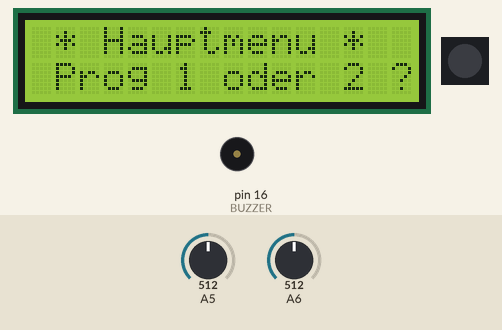
The sketch below on a simulated Arduino Uno, built with avr-gcc and run on an emulated ATmega328P. Shown: 16×2 character LCD, 1 RGB LEDs in strip order, left to right, buzzer (waves = sounding). The inputs (shaded band) are chosen by the test bench; at power-on: A6 = 512, A5 = 512.

Above: at 1.3 s.
1.4 s: A6 set to 159
2.9 s: A6 set to 140
At 3.63 s:
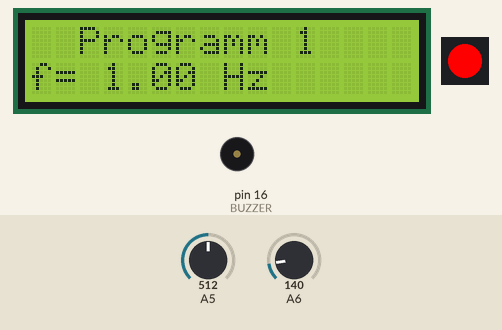
At 4.3 s:
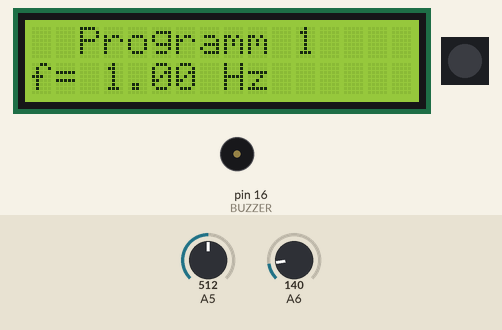
5.9 s: A6 set to 690
7.4 s: A6 set to 714
At 8.7 s:
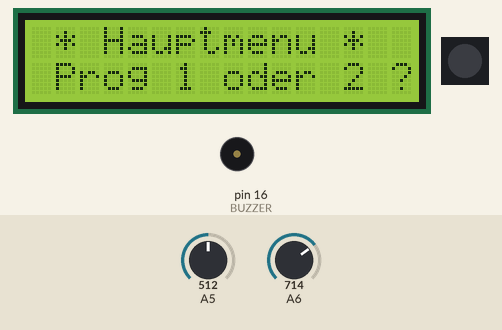
9.2 s: A6 set to 561
At 9.9 s:
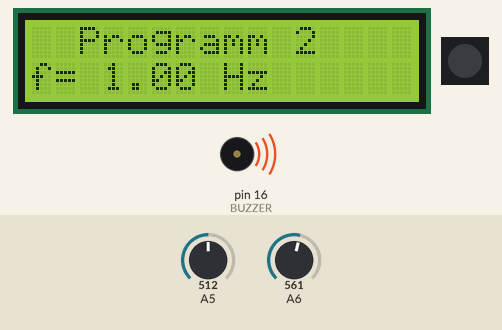
10.7 s: A6 set to 535
Timing chart, 0 to 13.2 s (numbered marks = the images above; inputs shaded):
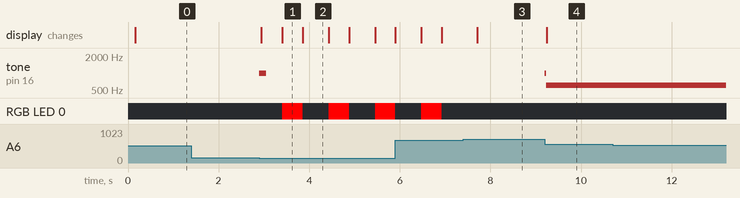

Measured:
- the behaviour switches between 150 and 149 on A6 (found by bisection; images 0 and 1)
- the behaviour switches between 700 and 701 on A6 (found by bisection; images 2 and 3)
- after the input at 1.4 s, every drawn part: stays the same
- after the input at 2.9 s, tone on pin 16 (BUZZER): silent → 1000 Hz at once, → silent 0.15 s later; RGB LED 0: alternates RGB(255, 0, 0) for 0.45 s and off for 0.58 s, starting after 0.51 s; the display: first changes after 0.05 s (image 1 shows a later state)
- after the input at 7.4 s, the display: changes after 0.31 s (image 3)
- after the input at 9.2 s, tone on pin 16 (BUZZER): silent → 1000 Hz after 0.00 s instead of 0.63 s; the display: changes at once (image 4)
- after the input at 10.7 s, every drawn part: stays the same
- what the display in image 1 shows lasts 0.5 s, from 3.4 s to 3.9 s
- what the display in image 2 shows lasts 0.5 s, from 3.9 s to 4.4 s

The sketch:

main.ino
```cpp
#include <TimerOne.h>
#include "JobController.h"
#include "Lightsensor.h"
#include "flank.h"
#include "keypoll.h"
#include "update_LCD.h"
#include "pulselight.h"
#include "audiotone.h"


char displaytext[34]  = "*Test 7890123456*BratWurst01234567";
const String txtp1    = "   Programm 1    f=               ";
const String txtp2    = "   Programm 2    f=               ";
const String txtmain  = "  * Hauptmenu *   Prog 1 oder 2 ? ";

JobController scheduler;
Lightsensor light;
Flank flank = Flank(30.0);
Pulselight pulselight;
Audiotone buzzer;
int m = 0;
bool runLedUpdater = false;


// Die auszuführenden Aktionen. Werden vom Scheduler immer ohne Argumente aufgerufen!
void exe1(){
  light.update();
  flank.calculate(light.data);
  Serial.print(flank.frequencyraw());
  Serial.print(",");
  Serial.println(flank.frequency());
  freqToDispText();
}

void exe2(){
    runLedUpdater = true;
}

void exe3(){
  // Tone
  buzzer.update(flank.frequency());
 // Serial.println(millis());
  }


void ISR_scheduler(void){
  scheduler.check();
}


void setup() {
  LCD_setup();
  txtmain.toCharArray(displaytext,34);
  pulselight.LED_setup();
  Timer1.initialize(1000);
  Timer1.attachInterrupt(ISR_scheduler); //
}

void p1(){
  // Setup
  txtp1.toCharArray(displaytext,34);

  // Jobs initialisieren: jobnr, cycleConfigPattern, Divider, dummie):
  // jobs sind nach init() automatisch aktiv, scheduler läuft aber noch nicht.
  // länger dauernde Jobs sollten eine höhere Nummer haben. Dann können sie im
  // gleichen pattern gestartet werden (nach den kurzen jobs), im nächsten Pattern
  // wird leer gelassen, kein Job läuft = Kontrollierte Überlappung.
  scheduler.init(0, 0b1000000000000000, 2, exe1);  // ca 30 Hz
  scheduler.init(1, 0b0000000010000000, 2, exe2);  // LED update
  scheduler.init(2, 0b0000000000000000, 99, exe3);
  Serial.println("Starting Program 1...");
  scheduler.enable();

// Loop
  bool runprog = true;
  while (runprog){
    update_LCD(displaytext);
    if (runLedUpdater) {
      runLedUpdater = false;
      m = pulselight.LED_setfq(flank.frequency());
      pulselight.LED_update(m);
      Serial.println(millis());
    }

    if (keypoll() == 3){
      wait(1);
      if (keypoll() == 3){
        runprog = false;
      }
    }
  }

 // Exit
  scheduler.disable();
  Serial.println("Mainmenu.");
  txtmain.toCharArray(displaytext,34);
  pulselight.LED_end();
  oneBeep();
}


void p2(){
  // Setup
  bool runprog = true;
  txtp2.toCharArray(displaytext,34);
  scheduler.init(0, 0b1000000000000000, 2, exe1);  // ca 30 Hz
  scheduler.init(1, 0b0000000000000000, 99, exe2);
  scheduler.init(2, 0b0100000000000000,  2, exe3);
  Serial.println("Starting Program 2...");
  scheduler.enable();

// Loop
  while (runprog){
    update_LCD(displaytext);

    if (keypoll() == 3){
      wait(1);
      if (keypoll() == 3){
        runprog = false;
      }
    }
  }

 // Exit
  scheduler.disable();
  Serial.println("Mainmenu.");
  txtmain.toCharArray(displaytext,34);
  buzzer.stop();
  oneBeep();
}

void oneBeep(){
  noTone(16);
  tone(16,1000,150);
}

void freqToDispText(){
  // setzt die Frequenz mit 2 Nachkommastellen in den Text ein
  double f = flank.frequency();
  String s = String(f, 2);
  s += " Hz ";
  for (int i = 0; i < s.length(); i++){
    displaytext[20+i] = s[i];
  }
}


void loop() {
  // put your main code here, to run repeatedly:
  switch (keypoll()){
    case 1:
      oneBeep();
      Serial.println("KEY 1");
      p1();
      break;
     case 2:
      oneBeep();
      Serial.println("KEY 2");
      p2();
      break;
     case 3:
      oneBeep();
  }
      update_LCD(displaytext);
}

void wait(int t){ //  "delay()" funktioniert innerhalb des ISR nicht.
  // dauert ca 1 ms:
  for (volatile int u = 0; u < 10; u++){
    for (volatile int v = 0; v < 100; v++){
      for (volatile int w = 0; w < t; w++){
          ;
      }
    }
  }
}
```

Job.cpp
```cpp
// Ein Job ist ein Teil des JobControllers.

#include <Arduino.h>
#include "Job.h"

Job::Job()
  {
    cycleConfigPattern = 0;
    jobEnabled = false;
    divider = 1;
    dividerCounter = 0;
  }


void Job::init(int cycleConfigPattern, int divider, void (*exe)()){
  this->cycleConfigPattern = cycleConfigPattern;
  this->divider = divider;
  this->exe = exe;
  jobEnabled = true;
}


void Job::stop(){
  jobEnabled = false;
}


void Job::start(){
  jobEnabled = true;
}


bool Job::now(int cycleCounter){
  // checken, ob bit an der Stelle "cylceCounter" gesetzt ist

  if (cycleCounter > 15) {return false;}
  uint8_t bit = (cycleConfigPattern >> cycleCounter) & 1;
  if ((bit == 1) && (jobEnabled == true)) {

    // Divider noch berücksichtigen:
    dividerCounter++;
    if (dividerCounter >= divider){
      dividerCounter = 0;
      return true;
    } else {
      return false;
    }

  } else {
    return false;
  }
}
```

Job.h
```cpp
#ifndef __JOB
#define __JOB
#include <Arduino.h>


class Job{
  public:
    Job();
    bool now(int cycleCounter);
    void stop();
    void start();
    void init(int cycleConfigPattern, int divider,void (*exe)());
    void (*exe)();

  private:
    int cycleConfigPattern;
    bool jobEnabled;
    int divider;
    int dividerCounter;
};

#endif
```

JobController.cpp
```cpp
// (C) joel koch 2017
// jobcontroller kontrolliert verschiedene jobs.
// die jobs können zeiltich in einem ablaufraster (bitmaske) mit divider konfiguriert werden
// die eigentliche auszuführende funktion wird über einen funciton pointer übergeben.
// der JobController besitzt eine check-methode, die zyklisch aufgerufen werden muss.
// aufrufintervall der check() methode zusammen mit den bitmasken und dividern ergeben die
// effektive job-aufruf-intervalle. Ein neuer Controller ist immer inaktiv. Neue Jobs immer aktiv.
// Wenn alle Jobs initialisiert sind, muss der Kontroller aktiviert werden mit .enable(); und danach
// über einen TimerInterrupt zyklisch aufgerufen werden über die .check() methode.


#include <Arduino.h>
#include "JobController.h"


void safeDeadMode(void){
  // stoppt alle Vorgänge, meldet über Serial den safe mode
  noInterrupts();

  while (true) {
    Serial.println("Safe dead mode entered.");
    for (volatile int i  = 0; i < 65000; i++) {;}
  }
}


JobController::JobController()
{
  // Neu erstellter Scheduler/JobController ist immer inaktiv!
  active = false;
  cycleCounter = 16;
  instances = 0;
}


void JobController::init(int jobnr, int cycleConfigPattern, int divider, void (*exe)()){
    jobs[jobnr].init(cycleConfigPattern, divider, exe);
}

void JobController::startjob(int jobnr)
{
  jobs[jobnr].start();
}

void JobController::stopjob(int jobnr)
{
  jobs[jobnr].stop();
}


void JobController::enable(){
  active = true;
}

void JobController::disable(){
  active = false;
}

void JobController::check(){
  if (active == false) {return;}
  if (cycleCounter < 1) {
    cycleCounter = 15;
  }else {
    --cycleCounter;
  }

  ++instances;
  if (instances > 1) {
    Serial.println("More than one instance running!");
    safeDeadMode();
  } else{
  //  Serial.print("Jobcontroller::check() called ");
  //  Serial.print(callcounter);
  //  Serial.print(" times. \n");
  }

  for (int jobnr = 0; jobnr < 4; jobnr++){
    if (jobs[jobnr].now(cycleCounter)) {
      jobs[jobnr].exe();
    }
  }

  --instances;
}
```

JobController.h
```cpp
#ifndef __JOBCONTROLLER
#define __JOBCONTROLLER
#include <Arduino.h>
#include "Job.h"

class JobController {

 public:
  JobController();
  void check();
  void stopjob(int jobnr);
  void startjob(int jobnr);
  void enable();
  void disable();
  void init(int jobnr, int cycleConfigPattern, int divider, void (*exe)());

 private:
  Job jobs[4];
  bool active;
  int cycleCounter;
  int instances;
};


#endif
```

Lightsensor.cpp
```cpp
#include <Arduino.h>
#include "Lightsensor.h"

/* Sensor Vorverarbeitung
Die letzten n Werte werden in einem Array gespeichert, da die Datenauswertung den Wertverlauf über eine Zeit benötigt. Zuerst wird as Array um eine Stelle kopiert, so dass der älteste Wert durch den zweitältesten Wert überschrieben wird etc. Der Sensor wird gelesen und der gelesene Wert geglättet und als neuester Wert ins Array geschrieben. Die Glättung erfolgt, indem nur ein Tei der Differenz zwischen dem letzten gespeicherten Wert im Array und dem aktuell gemessenen Wert addiert wird zum zuletzt gespeicherten Wert.
data[0] : aktuellster Wert.
data[size-1]: ältester Wert.
*/


Lightsensor::Lightsensor(){
	for (int  i = 0; i < LBUFFERSIZE; i++){
		data[i] = 127;
	}
}


void Lightsensor::update(){
	 static double precise_data0 = 127;                 // wegen filterung, damit der wert nicht "hängen" bleiben kann.
	 shiftdata();				                                // ein Sample schieben, damit Platz für neues
	 data[0] = (analogRead(5)>>2);                      //  value read from analog pin 5 (max 1024) durch 4 teilen --> uint8_t
   int delta = data[0] - data[1];
   precise_data0 = precise_data0 + FILTER_K * delta;
   data[0] = precise_data0;
}


void Lightsensor::shiftdata(){
	// kopiert die daten um ein sample. das älteste Sample wird vom zweitältesten überschrieben etc.
	int i = LBUFFERSIZE -1;
  while (i > 0) { // i = 0 geht nicht mehr: data[0] = data[-1] :-(
		data[i] = data[i-1];
    --i;
	}
}
```

Lightsensor.h
```cpp
#ifndef __LIGHTSENSOR1
#define __LIGHTSENSOR1
#include <Arduino.h>
#define LBUFFERSIZE 64
#define FILTER_K 0.4

class Lightsensor {
	public:
		Lightsensor();
		void update();
		uint8_t data[LBUFFERSIZE];

   private:
   void shiftdata();
};


 #endif
```

audiotone.cpp
```cpp
// macht den ton

#include <Arduino.h>
#include "Audiotone.h"
#define BUZZER 16//Buzzer is connected to D16 with Arduino


Audiotone::Audiotone(void){
	f=10000;
}

 Audiotone::~Audiotone(void){
	noTone(BUZZER);
}


void Audiotone::update(double lowfreq){
  double const stretch = 500;
  f = map(stretch*lowfreq, 0.5*stretch, 10*stretch, 200, 8000);
	tone(BUZZER, f);
 }


void Audiotone::stop(){
  noTone(BUZZER);
}
```

audiotone.h
```cpp
#ifndef __AUDIOTONE1
#define __AUDIOTONE1
#include <Arduino.h>


class Audiotone{
  public:
    Audiotone(void);
    ~Audiotone(void);
    void update(double lowfreq);
    void stop(void);
	  int f;

  private:

};

#endif
```

flank.cpp
```cpp
#include "flank.h"
#include <Arduino.h>
#define SCL_INDEX 0x00
#define SCL_TIME 0x01
#define SCL_FREQUENCY 0x02
#define DIR_UP 0x01
#define DIR_DOWN 0x02

void printArray(int8_t * v, char * title, uint8_t len){
  Serial.println(title);
    for (int i = 0; i < len; i++){
      Serial.println(v[i]);
    }
  Serial.print(title);
  Serial.print(" --- End ---\n");
}

Flank::Flank(double samplefrequency){
  freq = {1,1,1};
  quality = 0;
  fs = samplefrequency;
  clearTn();
}

double Flank::frequency(void){
  return(freq.processed);
}

double Flank::frequencyraw(void){
  return(freq.raw);
}


void Flank::printTn(){
   Serial.println("Tn-Array:");
    for (int k = 0; k<LBUFFERSIZE/2; k++){
      if (k == LBUFFERSIZE/4) {
        Serial.println("----------------");
      }
      Serial.println(tn[k]);
    }
}

void Flank::clearTn(){
  // So kann auch bei nur teilweise befülltem tn mit dem median gearbeitet werden. Ausser wenn nur ein tn wert befüllt ist...
  for (int i = 0; i < LBUFFERSIZE/2; i++){ // condition (i<BUFFERSIZE) überschreibt anderen speicher :-)
    tn[i] = LBUFFERSIZE-1;
    i++;
    tn[i] = 0;
  }
}

void Flank::findMedian(){
  // sortiere array nach Werten
  // verwirf den tiefsten wert
  // nimm vom rest die 3 zentralen werte [indizes 15,16,17]
  // bilde einen gewichtete mittelwert


  int size = LBUFFERSIZE/2;

  //void sort(int a[], int size) {
    for(int i=0; i<(size-1); i++) {
        for(int o=0; o<(size-(i+1)); o++) {
                if(tn[o] > tn[o+1]) {
                    int t = tn[o];
                    tn[o] = tn[o+1];
                    tn[o+1] = t;
                }
        }
    }
//Serial.println("SORTET --------------------->>>>>");
//printTn();
/*
Serial.print(tn[15]);
Serial.print(",");
Serial.print(tn[16]);
Serial.print(",");
Serial.print(tn[17]);
*/

double med = ( 0.5*(tn[15] + tn[17]) + tn[16]) / 2;
//freq.raw = med;
freq.raw = 0.5*fs/med;


/*
Serial.print("med 3xGEW = ");
Serial.println(med, 4);
Serial.print("fs = ");
Serial.println(fs);
Serial.print("detected frequency = ");
Serial.println(freq, 6);
*/

}

void Flank::calculate(int8_t * data){
 //  Serial.println(".calculate()");
  clearTn();
  quality = 0;
  //printTn();
  findFlanks(data);
  findExtrema(data);
  findMedian();
  quality =  quality / 64; // qualität ist immer tiefer bei tieferen frequenzen.

  Serial.println();
  Serial.print(quality, 6);
  Serial.print(",");
  Serial.print(freq.lastvalid);
  Serial.print(",");
  Serial.println(freq.processed);
  Serial.println();

 // Serial.println("tn afer computation:");
 // printTn();

  // erkannete Frequenz plausibel ?
  if ((freq.raw > 0.5) && (freq.raw < 15) && (quality > 0.15)) {
    // ja --> abhängig von der qualität nicht vollständig gewichten:
    freq.lastvalid = freq.lastvalid + quality * (freq.raw - freq.lastvalid);
  }

  // filtern
  freq.processed = freq.processed + KF_FILTER * (freq.lastvalid-freq.processed);
  //freq.processed = freq.raw;

}


void Flank::findFlanks(int8_t * v){
  /* suche nach wecheselnden flanken.
   * Schreibe die vergangenen Anzahl Bins n
   * zwischen den gefundenen Flanken in die
   * erste Hälfte des Arrays tn[].
  */

  //::printArray(v, "vdat:", 64);

  int k = 0;
  uint8_t dir = 0;      // Richtung undefiniert
  if (v[0] < 0) {
    dir = DIR_UP;
  } else {
    dir = DIR_DOWN;
  }

// vektor absuchen nach flanke bis vektor fertig oder bis 16 flanken gefunden.
  uint16_t bincounter = 0;
  for (int i = 1; (i < LBUFFERSIZE) && (k < (LBUFFERSIZE / 4)); i++){
/*
  Serial.println();
  Serial.print("Direction = ");
  Serial.print(dir);
  Serial.print("\t v[i],v[i-1] = \t");
  Serial.print(v[i]);
  Serial.print(",");
  Serial.print(v[i-1]);
  Serial.print("\tCheck:\t");
  */
    ++bincounter;
    if ( (dir == DIR_UP) && (v[i] > 0) && (v[i-1] <= 0) ){    // steigend durch Nullachse
        tn[k] = bincounter;
        ++k;
        bincounter = 0;
        dir = DIR_DOWN;
       // Serial.print("Case 1");

      } else if ( (dir == DIR_DOWN) && (v[i] <= 0) && (v[i-1] > 0) ){    // sinkend durch Nullachse
        tn[k] = bincounter;
        ++k;
        bincounter = 0;
        dir = DIR_UP;
      //  Serial.print("Case 2");
      } else{
      //  Serial.print("None");
      }
  }
  quality = k;  // anzahl erkannte flanken speichern
 }


void Flank::findExtrema(int8_t * v){
  /* suche nach Peaks Min Max.
   * Schreibe die vergangenen Anzahl Bins n
   * zwischen den gefundenen Peaks in die
   * zweite Hälfte des Arrays tn[].
   *  LHYSTERESYS muss eingehalten werden
   *
  */
  int k = LBUFFERSIZE/4;
  bool withinHysteresis = false;
  uint8_t dir = 0;      // Richtung undefiniert
  if (v[1] - v[0] > 0) {
    dir = DIR_UP;
  } else {
    dir = DIR_DOWN;
  }

//Serial.print("\n\n******************** FIND EXTREMA *************");
// vektor absuchen nach peaks bis vektor fertig oder bis 16 peaks gefunden.
  uint16_t bincounter = 0;
  int8_t delta = 0;
  for (int i = 1; (i < LBUFFERSIZE) && (k < (LBUFFERSIZE / 2)); i++){
    ++bincounter;
    delta = v[i] - v[i-1];

    if (k>LBUFFERSIZE/4){                                                   // Falls schon mind. ein Peak gefunden wurde
     /*   Serial.print("LastPeak v[tn[");
        Serial.print(k-1);
        Serial.print("]]=");
        Serial.print(v[tn[k-1]]);
        Serial.print("\t HIST=");
        Serial.print(LHYSTERESIS);
        Serial.print("\tv[i]=");
        Serial.println(v[i]);
*/

      if ( dir == DIR_UP ){
        if  (( v[tn[k-1]] + LHYSTERESIS < v[i] ) ){       // steigend hysterese verlassen
          withinHysteresis = false;
        //  Serial.println("hyscheck Case 1");
        }
        else {
          withinHysteresis = true;
         // Serial.println("hyscheck Case 2");
        }
      }
      else { // dir = down
        if  (( v[tn[k-1]] - LHYSTERESIS > v[i] ) ){      // sinkend hysterese verlassen
          withinHysteresis = false;
         // Serial.println("hyscheck Case 3");
        } else{
          withinHysteresis = true;
         // Serial.println("hyscheck Case 4");
        }
      }
    }

    /*
  Serial.print("[k]=");
  Serial.print(k);
  Serial.print("\tDirection = ");
  Serial.print(dir);
  Serial.print("\t v[i],v[i-1], delta = \t");
  Serial.print(v[i]);
  Serial.print(",");
  Serial.print(v[i-1]);
  Serial.print(",");
  Serial.print(delta);
  Serial.print("\tCheck:\t");
  */

    if ( (dir == DIR_UP) && (delta < 0) && (withinHysteresis == false)){    // wendepunkt oben gefunden
        tn[k] = bincounter;
        ++k;
        bincounter = 0;
        dir = DIR_DOWN;
      // Serial.print("Case 1\n");

      } else if ( (dir == DIR_DOWN) && (delta > 0) && (withinHysteresis == false)){    // wendepunkt unten gefunden
        tn[k] = bincounter;
        ++k;
        bincounter = 0;
        dir = DIR_UP;
      //  Serial.print("Case 2\n");
      } else{
        //        Serial.print("Case none\n");
      }
  }
 // Serial.println();
 quality += (k-LBUFFERSIZE/4);   // anzahl erkannter peaks zu qualitiy hinzuzählen
 }
```

flank.h
```cpp
#ifndef __FLANK1
#define __FLANK1
#include <Arduino.h>
#define LBUFFERSIZE 64
#define LHYSTERESIS 20
#define KF_FILTER 0.03

void printArray(int8_t * v, char * title, uint8_t len);


class Flank {
	public:
		Flank(double samplefrequency);
		double frequency(void);
    double frequencyraw(void);
		void calculate(int8_t * vdat);
		void printArray(int8_t * v, char * title, uint8_t len);
    void printTn();

  private:
    void findFlanks(int8_t * vdat);
    void findExtrema(int8_t * vdat);
    void findMedian();
    void clearTn(void);
    void PrintVector(double *vData, uint16_t bufferSize, uint8_t scaleType);
    uint16_t tn[LBUFFERSIZE/2];
    double fs;
    double quality;        // für jeden geschreibenen eintrag in tn steigt die quality um 1
    struct freqstruct{
       double raw;        // berechente frequenz (inkl. Nan und falschen etc)
       double lastvalid;  // letzte gültige berechnete frequenz
       double processed;  // verarbeitete frequenz: raw --> valid --(filtern)--> processed
     };
     typedef struct freqstruct freqstruct;
     freqstruct freq;
};


 #endif
```

keypoll.cpp
```cpp
#include <Arduino.h>
#include "keypoll.h"
// Keypoll erfasst welche Taste gedrückt ist:
int keypoll() {
  int key=0;
  unsigned keyvalue = analogRead(6);
if(100<keyvalue&&keyvalue<150){
  key=1;}
if(550<keyvalue&&keyvalue<600){
  key=2;}
if(700<keyvalue&&keyvalue<750){
  key=3;}
if(1000<keyvalue){
  key=0;}
return (key);
}
```

Source omitted: keypoll.h (79 bytes), pulselight.cpp (1067 bytes), pulselight.h (241 bytes), update_LCD.cpp (635 bytes), update_LCD.h (172 bytes)
